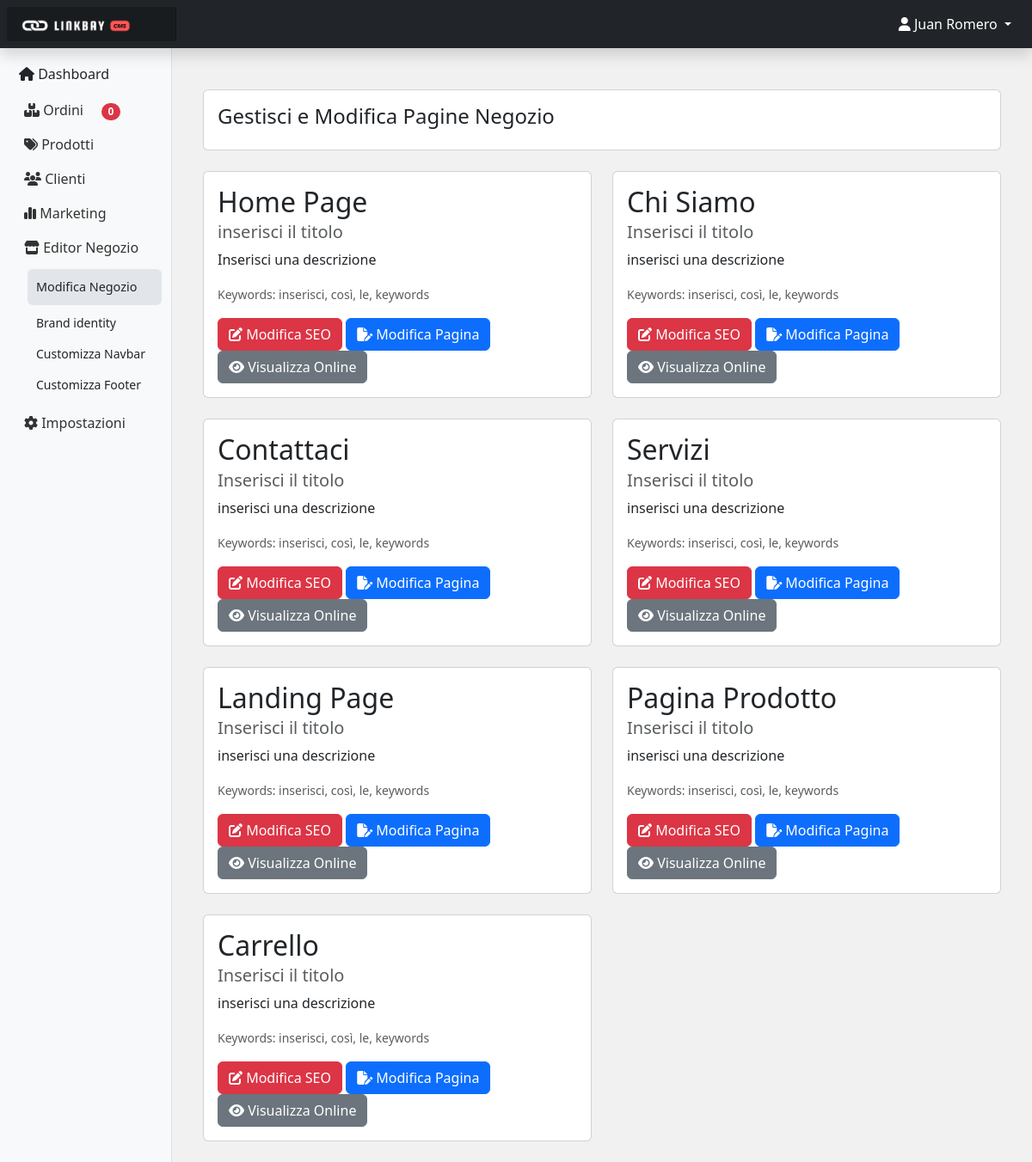
The page /admin/ui/editor_negozio (signed in) on the database its author committed.
### tables this page shows
CREATE TABLE `seo` (
  `id` int(11) NOT NULL,
  `editor_page` varchar(255) NOT NULL,
  `page_name` varchar(255) NOT NULL,
  `slug` varchar(255) NOT NULL,
  `title` varchar(255) DEFAULT NULL,
  `description` text,
  `keywords` text
);

### app.php (called while the page is built, shortened)
<?php
function ordiniNav()
{
    require '../../conn.php';
    $ordersByState = [];
    $totalOrdersQuery = "SELECT COUNT(*) as total FROM ordini WHERE stato_ordine != 'Completo' AND stato_ordine != 'Abbandonato'";
    $totalOrdersResult = $conn->query($totalOrdersQuery);
    if ($totalOrdersRow = $totalOrdersResult->fetch_assoc()) {
        $ordersByState['totali'] = $totalOrdersRow['total'];
    }
    $states = ['Inevaso', 'Da Spedire', 'Abbandonato'];
    foreach ($states as $state) {
        $query = "SELECT COUNT(*) as total FROM ordini WHERE stato_ordine = '$state'";
        $result = $conn->query($query);
        if ($row = $result->fetch_assoc()) {
            $ordersByState[strtolower($state)] = $row['total'];
        }
    }
    return $ordersByState;
}

### admin/ui/editor_negozio.php (the view, shortened to what this page needs)
<?php
require ('../../app.php');
$result = $conn->query("SELECT * FROM seo");
?>
<!DOCTYPE html>
<html lang="it">
<head>
    <?php include '../materials/head_content.php'; ?>
</head>
<body style="background-color: #f1f1f1;">
    <?php
    include '../materials/sidebar.php';
    ?>
    <main class="col-md-9 ms-sm-auto col-lg-10 px-md-4">
        <div class="container mt-5">
            <div class="card">
                <div class="card-body">
                    <h4>Gestisci e Modifica Pagine Negozio</h4>
                </div>
            </div>
            <br>
            <div class="row">
                <?php while ($row = $result->fetch_assoc()): ?>
                    <div class="col-md-6">
                        <div class="card">
                            <div class="card-body">
                                <?php if($row['page_name']=='index'){ $pagename = 'Home Page'; }elseif($row['page_name']=='aboutus'){$pagename = 'Chi Siamo';}elseif($row['page_name']=='contacts'){$pagename = 'Contattaci';}elseif($row['page_name']=='services'){$pagename = 'Servizi';}elseif($row['page_name']=='landing'){$pagename = 'Landing Page';}elseif($row['page_name']=='prodotto'){$pagename = 'Pagina Prodotto';}elseif($row['page_name']=='cart'){$pagename = 'Carrello';}   ?>
                                <h2 class="card-title"><?php echo $pagename; ?></h2>
                                <h5 class="card-subtitle mb-2 text-muted"><?php echo htmlspecialchars($row['title']); ?></h5>
                                <p class="card-text"><?php echo htmlspecialchars($row['description']); ?></p>
                                <p class="card-text"><small class="text-muted">Keywords: <?php echo htmlspecialchars($row['keywords']); ?></small></p>
                                <?php if($_SESSION['ruolo'] == 'Amministratore'): ?>
                                    <button class="btn btn-danger" onclick="modificaSEO(<?php echo $row['id']; ?>)" ><i class="fa-solid fa-pen-to-square"></i> Modifica SEO</button>
                                    <button onclick="showAllert();" class="btn btn-primary"><i class="fa-solid fa-file-pen"></i> Modifica Pagina</button>
                                    <a href="../../<?php echo htmlspecialchars($row['page_name']); ?>?slug=<?php echo htmlspecialchars($row['slug']); ?>" target="__blank" class="btn btn-secondary"><i class="fa-solid fa-eye"></i> Visualizza Online</a>
                                    <?php else : ?>
                                        <button class="btn btn-danger" onclick="modificaSEO(<?php echo $row['id']; ?>)" ><i class="fa-solid fa-pen-to-square"></i> Modifica SEO</button>
                                        <a href="<?php echo htmlspecialchars($row['editor_page']); ?>" class="btn btn-primary"><i class="fa-solid fa-file-pen"></i> Modifica Pagina</a>
                                        <a href="../../<?php echo htmlspecialchars($row['page_name']); ?>?slug=<?php echo htmlspecialchars($row['slug']); ?>" target="__blank" class="btn btn-secondary"><i class="fa-solid fa-eye"></i> Visualizza Online</a>
                                    <?php endif; ?>
                            </div>
                        </div>
                        <br>
                    </div>
                <?php endwhile; ?>
            </div>
        </div>
    </main>
<?php include '../materials/script.php'; ?>
</body>
</html>

### admin/materials/dashboard.css (style rules this page uses)
body { font-size: .875rem; }

### rows shown on the page
seo: page_name "Home Page", title "inserisci il titolo", description "Inserisci una descrizione", keywords "inserisci, così, le, keywords"
seo: page_name "Chi Siamo", title "Inserisci il titolo", description "inserisci una descrizione", keywords "inserisci, così, le, keywords"
seo: page_name "Contattaci", title "Inserisci il titolo", description "inserisci una descrizione", keywords "inserisci, così, le, keywords"
seo: page_name "Servizi", title "Inserisci il titolo", description "inserisci una descrizione", keywords "inserisci, così, le, keywords"
seo: page_name "Landing Page", title "Inserisci il titolo", description "inserisci una descrizione", keywords "inserisci, così, le, keywords"
seo: page_name "Pagina Prodotto", title "Inserisci il titolo", description "inserisci una descrizione", keywords "inserisci, così, le, keywords"
seo: page_name "Carrello", title "Inserisci il titolo", description "inserisci una descrizione", keywords "inserisci, così, le, keywords"

### other values the page prints
$_SESSION['nome'] "Juan"
$_SESSION['cognome'] "Romero"
$conteggiOrdini['totali'] "0"
